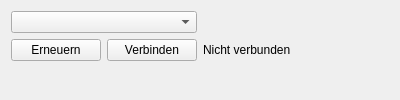
<?xml version="1.0" encoding="UTF-8"?>
<ui version="4.0">
 <class>PortSelector</class>
 <widget class="QWidget" name="PortSelector">
  <property name="geometry">
   <rect>
    <x>0</x>
    <y>0</y>
    <width>400</width>
    <height>100</height>
   </rect>
  </property>
  <property name="sizePolicy">
   <sizepolicy hsizetype="Preferred" vsizetype="Fixed">
    <horstretch>0</horstretch>
    <verstretch>0</verstretch>
   </sizepolicy>
  </property>
  <property name="windowTitle">
   <string>PortSelector</string>
  </property>
  <layout class="QHBoxLayout" name="horizontalLayout">
   <item>
    <layout class="QVBoxLayout" name="verticalLayout">
     <item>
      <widget class="QComboBox" name="portSelectorComboBox">
       <property name="placeholderText">
        <string>Port wählen</string>
       </property>
      </widget>
     </item>
     <item>
      <layout class="QHBoxLayout" name="horizontalLayout_2">
       <item>
        <widget class="QPushButton" name="refreshButton">
         <property name="text">
          <string>Erneuern</string>
         </property>
         <property name="autoDefault">
          <bool>false</bool>
         </property>
         <property name="default">
          <bool>false</bool>
         </property>
         <property name="flat">
          <bool>false</bool>
         </property>
        </widget>
       </item>
       <item>
        <widget class="QPushButton" name="connectButton">
         <property name="text">
          <string>Verbinden</string>
         </property>
        </widget>
       </item>
      </layout>
     </item>
     <item>
      <spacer name="verticalSpacer">
       <property name="orientation">
        <enum>Qt::Vertical</enum>
       </property>
       <property name="sizeHint" stdset="0">
        <size>
         <width>20</width>
         <height>40</height>
        </size>
       </property>
      </spacer>
     </item>
    </layout>
   </item>
   <item>
    <widget class="QLabel" name="connectedLabel">
     <property name="text">
      <string>Nicht verbunden</string>
     </property>
     <property name="textInteractionFlags">
      <set>Qt::NoTextInteraction</set>
     </property>
    </widget>
   </item>
  </layout>
 </widget>
 <resources/>
 <connections/>
</ui>
